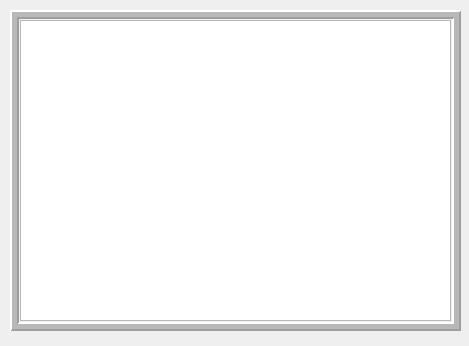
<?xml version="1.0" encoding="UTF-8"?>
<ui version="4.0">
 <class>Form</class>
 <widget class="QWidget" name="Form">
  <property name="geometry">
   <rect>
    <x>0</x>
    <y>0</y>
    <width>469</width>
    <height>346</height>
   </rect>
  </property>
  <property name="windowTitle">
   <string>Form</string>
  </property>
  <widget class="QTableView" name="tableView">
   <property name="geometry">
    <rect>
     <x>20</x>
     <y>20</y>
     <width>431</width>
     <height>301</height>
    </rect>
   </property>
  </widget>
  <widget class="QFrame" name="frame">
   <property name="enabled">
    <bool>true</bool>
   </property>
   <property name="geometry">
    <rect>
     <x>10</x>
     <y>10</y>
     <width>451</width>
     <height>321</height>
    </rect>
   </property>
   <property name="frameShape">
    <enum>QFrame::Box</enum>
   </property>
   <property name="frameShadow">
    <enum>QFrame::Raised</enum>
   </property>
   <property name="lineWidth">
    <number>2</number>
   </property>
   <property name="midLineWidth">
    <number>5</number>
   </property>
  </widget>
 </widget>
 <resources/>
 <connections/>
</ui>
